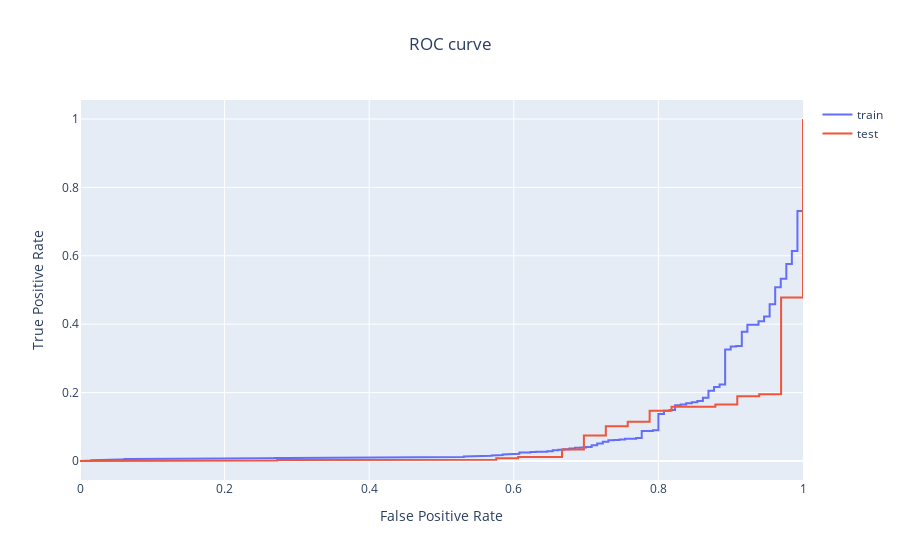

The cell this chart's notebook holds for it:
### Code cell
# Visualize ROC curves
probas_train = classifier.predict_proba(X_train)[:,1]
precisions, recalls, thresholds = roc_curve(Y_train, probas_train)
fig = go.Figure(
    data = go.Scatter(
        name = 'train',
        x = recalls, 
        y = precisions, 
        mode = 'lines'
    ),
    layout = go.Layout(
        title = go.layout.Title(text = "ROC curve", x = 0.5),
        xaxis = go.layout.XAxis(title = 'False Positive Rate'),
        yaxis = go.layout.YAxis(title = 'True Positive Rate')
    )
)

probas_test = classifier.predict_proba(X_test)[:,1]
precisions, recalls, thresholds = roc_curve(Y_test, probas_test)
fig.add_trace(go.Scatter(
    name = 'test',
    x = recalls, 
    y = precisions, 
    mode = 'lines'
    )
)
fig.show()

### Figure 1 — Plotly figure (JSON) as saved in the notebook; plotly's stock layout.template omitted (floating-point values rounded to 4 significant figures; data arrays with more than 128 entries replaced by an {"elided": "..."} marker saying what was removed)
{"data": [{"mode": "lines", "name": "train", "type": "scatter", "x": {"elided": "529 float values"}, "y": {"elided": "529 float values"}}, {"mode": "lines", "name": "test", "type": "scatter", "x": [0, 0.0303, 0.06061, 0.06061, 0.2727, 0.2727, 0.3636, 0.3636, 0.5758, 0.5758, 0.5758, 0.6061, 0.6061, 0.6667, 0.6667, 0.6667, 0.6667, 0.697, 0.697, 0.7273, 0.7273, 0.7576, 0.7576, 0.7879, 0.7879, 0.8182, 0.8182, 0.8788, 0.8788, 0.9091, 0.9091, 0.9091, 0.9091, 0.9394, 0.9394, 0.9697, 0.9697, 0.9697, 0.9697, 0.9697, 0.9697, 0.9697, 0.9697, 0.9697, 0.9697, 1, 1, 1, 1, 1, 1, 1, 1, 1, 1, 1, 1, 1, 1, 1, 1, 1, 1, 1, 1], "y": [0, 0, 0, 0.001335, 0.001335, 0.00267, 0.00267, 0.004005, 0.004005, 0.00534, 0.008011, 0.008011, 0.01202, 0.01202, 0.02403, 0.0267, 0.03338, 0.03338, 0.07477, 0.07477, 0.1015, 0.1015, 0.1148, 0.1148, 0.1469, 0.1469, 0.1589, 0.1589, 0.1656, 0.1656, 0.1696, 0.1722, 0.1896, 0.1896, 0.1949, 0.1949, 0.2029, 0.2056, 0.2069, 0.2096, 0.2176, 0.2203, 0.2577, 0.2603, 0.478, 0.478, 0.4967, 0.4993, 0.5581, 0.5607, 0.5901, 0.5928, 0.6155, 0.6182, 0.6382, 0.6409, 0.6676, 0.6702, 0.7597, 0.7623, 0.7784, 0.781, 0.9586, 0.9613, 1]}], "layout": {"title": {"text": "ROC curve", "x": 0.5}, "xaxis": {"title": {"text": "False Positive Rate"}}, "yaxis": {"title": {"text": "True Positive Rate"}}}}
